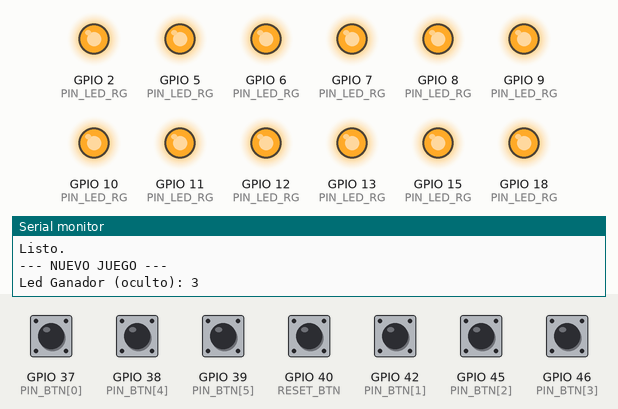
This sketch was run on a simulated ESP32-S3. On the bench: output pins drawn as LEDs (lit = HIGH), the last lines printed to the serial monitor. The inputs (shaded band) are chosen by the test bench; at power-on: GPIO 37 (PIN_BTN[0]), GPIO 38 (PIN_BTN[4]), GPIO 39 (PIN_BTN[5]), GPIO 40 (RESET_BTN), GPIO 42 (PIN_BTN[1]), GPIO 45 (PIN_BTN[2]), GPIO 46 (PIN_BTN[3]) HIGH. Random numbers use the default seed unless the sketch sets one.

Above: at 1.7 s.
1.8 s: GPIO 45 (PIN_BTN[2]) pulled LOW for 0.15 s
At 2.6 s:
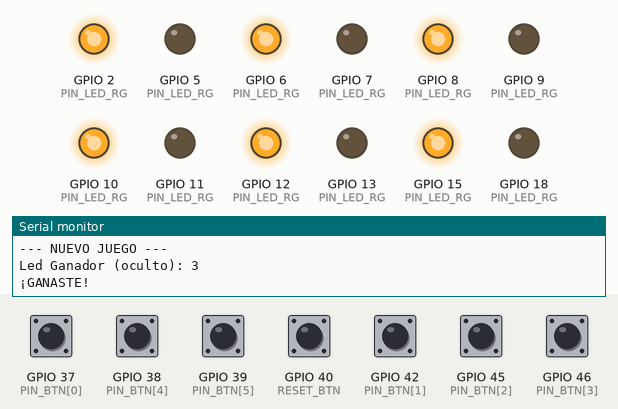
4.9 s: GPIO 37 (PIN_BTN[0]) pulled LOW for 0.15 s
At 5.4 s:
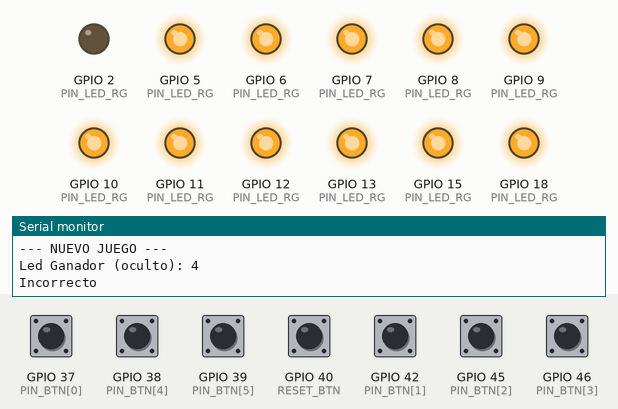
6.5 s: GPIO 38 (PIN_BTN[4]) pulled LOW for 0.15 s
At 7.7 s:
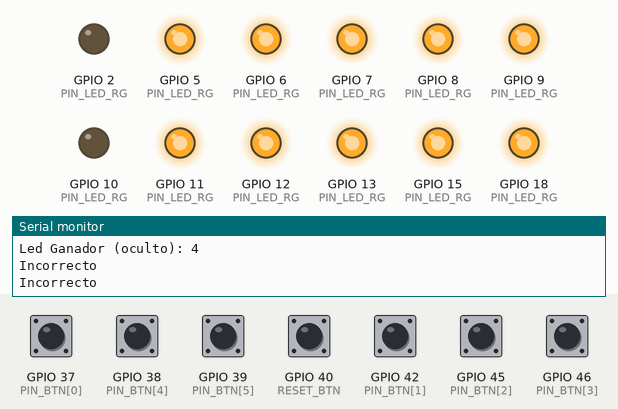
8.1 s: GPIO 39 (PIN_BTN[5]) pulled LOW for 0.15 s
At 9.4 s:
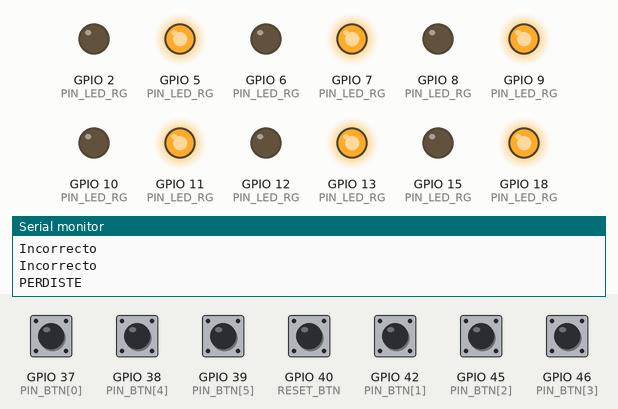
11.2 s: GPIO 42 (PIN_BTN[1]) pulled LOW for 1 s
13.7 s: GPIO 46 (PIN_BTN[3]) pulled LOW for 0.15 s
At 14.5 s:
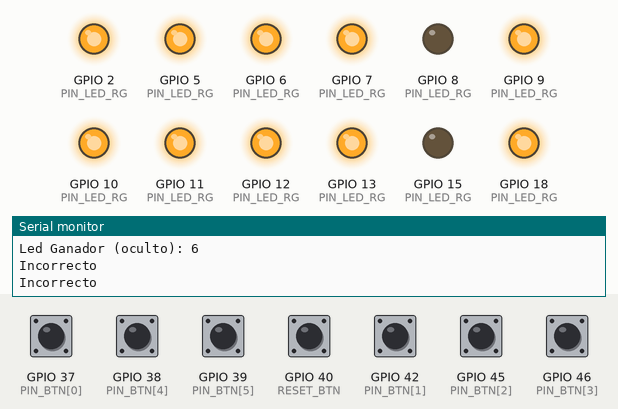
Timing chart, 0 to 16.3 s (numbered marks = the images above; inputs shaded):
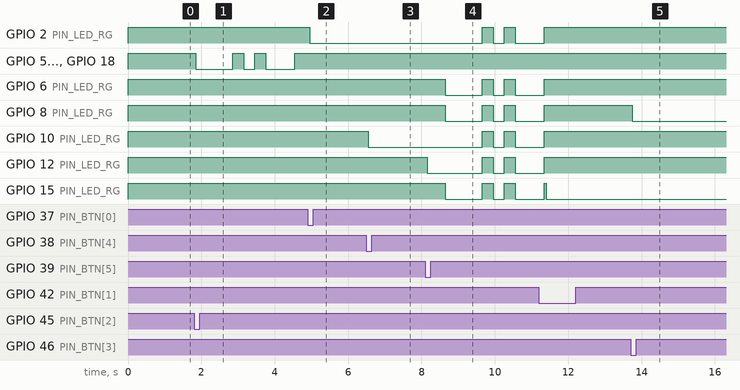

The sketch:

Codigo_Memoria_1.ino
```cpp
// =================================================================
// PROYECTO: JUEGO DE ADIVINANZA ESP32-S3  (LED ÁNODO COMÚN)
// =================================================================

// --- DEFINICIÓN DE PINES ---

#define NUM_POS 6

// Pines LED {Rojo, Verde} – ÁNODO COMÚN
int PIN_LED_RG[NUM_POS][2] = {
  {2, 18},     // LED 0
  {15, 5},     // LED 1
  {6, 7},     // LED 2
  {8, 9},     // LED 3
  {10, 11},   // LED 4
  {12, 13}    // LED 5
};

// Pines botones del ESP32-S3
int PIN_BTN[NUM_POS] = {37, 42, 45, 46, 38, 39};

#define RESET_BTN 40   // Botón de reinicio físico

// =================================================================
// VARIABLES DEL JUEGO
// =================================================================
int ledGanador = 0;
int intentosRestantes = 3;
bool juegoActivo = false;

const int ROJO = 0;
const int VERDE = 1;

// =================================================================
// FUNCIONES
// =================================================================

// Para LEDs de ÁNODO COMÚN -> APAGAR = HIGH
void apagarTodos() {
  for (int i = 0; i < NUM_POS; i++) {
    digitalWrite(PIN_LED_RG[i][ROJO], HIGH);
    digitalWrite(PIN_LED_RG[i][VERDE], HIGH);
  }
}

// Ánodo común -> ENCENDER = LOW
void encenderTodos(int colorIndex) {
  apagarTodos();
  for (int i = 0; i < NUM_POS; i++) {
    digitalWrite(PIN_LED_RG[i][colorIndex], LOW);
  }
}

void encenderLED(int ledIndex, int colorIndex) {
  digitalWrite(PIN_LED_RG[ledIndex][ROJO], HIGH);
  digitalWrite(PIN_LED_RG[ledIndex][VERDE], HIGH);
  digitalWrite(PIN_LED_RG[ledIndex][colorIndex], LOW);
}

void iniciarJuego() {
  apagarTodos();
  ledGanador = random(0, NUM_POS);
  intentosRestantes = 3;
  juegoActivo = true;

  Serial.println("--- NUEVO JUEGO ---");
  Serial.print("Led Ganador (oculto): ");
  Serial.println(ledGanador + 1);
}

void animacionFinal(int colorIndex) {
  juegoActivo = false;

  encenderTodos(colorIndex);
  delay(1000);

  for (int k = 0; k < 2; k++) {
    apagarTodos();
    delay(300);
    encenderTodos(colorIndex);
    delay(300);
  }

  delay(500);
  iniciarJuego();
}

void procesarBoton(int botonPresionado) {
  if (!juegoActivo) return;

  if (botonPresionado == ledGanador) {
    Serial.println("¡GANASTE!");
    animacionFinal(VERDE);

  } else {
    Serial.println("Incorrecto");
    intentosRestantes--;

    encenderLED(botonPresionado, ROJO);

    if (intentosRestantes <= 0) {
      Serial.println("PERDISTE");
      delay(500);
      animacionFinal(ROJO);
    }
  }
}

// =================================================================
// SETUP Y LOOP
// =================================================================
void setup() {
  Serial.begin(115200);
  randomSeed(analogRead(1));

  for (int i = 0; i < NUM_POS; i++) {
    pinMode(PIN_LED_RG[i][ROJO], OUTPUT);
    pinMode(PIN_LED_RG[i][VERDE], OUTPUT);
    pinMode(PIN_BTN[i], INPUT_PULLUP);

    // ÁNODO COMÚN -> apagar = HIGH
    digitalWrite(PIN_LED_RG[i][ROJO], HIGH);
    digitalWrite(PIN_LED_RG[i][VERDE], HIGH);
  }

  pinMode(RESET_BTN, INPUT_PULLUP);

  Serial.println("Listo.");
  delay(500);
  iniciarJuego();
}

void loop() {

  // BOTÓN RESET
  if (digitalRead(RESET_BTN) == LOW) {
    delay(100);
    if (digitalRead(RESET_BTN) == LOW) iniciarJuego();
  }

  // BOTONES DEL JUEGO
  for (int i = 0; i < NUM_POS; i++) {
    if (digitalRead(PIN_BTN[i]) == LOW) {
      delay(50);
      if (digitalRead(PIN_BTN[i]) == LOW) {
        procesarBoton(i);
        while (digitalRead(PIN_BTN[i]) == LOW) delay(10);
      }
    }
  }
}
```

Measured:
- after the input at 1.8 s, GPIO 5 (PIN_LED_RG), GPIO 7 (PIN_LED_RG), GPIO 9 (PIN_LED_RG), GPIO 11 (PIN_LED_RG), GPIO 13 (PIN_LED_RG), GPIO 18 (PIN_LED_RG): goes LOW 1.0 s, HIGH 0.30 s, LOW 0.30 s, HIGH 0.30 s, LOW 0.80 s, then HIGH, starting after 0.05 s
- after the input at 4.9 s, GPIO 2 (PIN_LED_RG): HIGH → LOW after 0.05 s
- after the input at 6.5 s, GPIO 10 (PIN_LED_RG): HIGH → LOW after 0.05 s
- after the input at 8.1 s, GPIO 2 (PIN_LED_RG): alternates HIGH for 0.30 s and LOW for 0.30 s, starting after 1.6 s; GPIO 6 (PIN_LED_RG): goes LOW 1.0 s, HIGH 0.30 s, LOW 0.30 s, HIGH 0.30 s, then LOW, starting after 0.55 s
- after the input at 13.7 s, GPIO 8 (PIN_LED_RG): HIGH → LOW after 0.05 s
